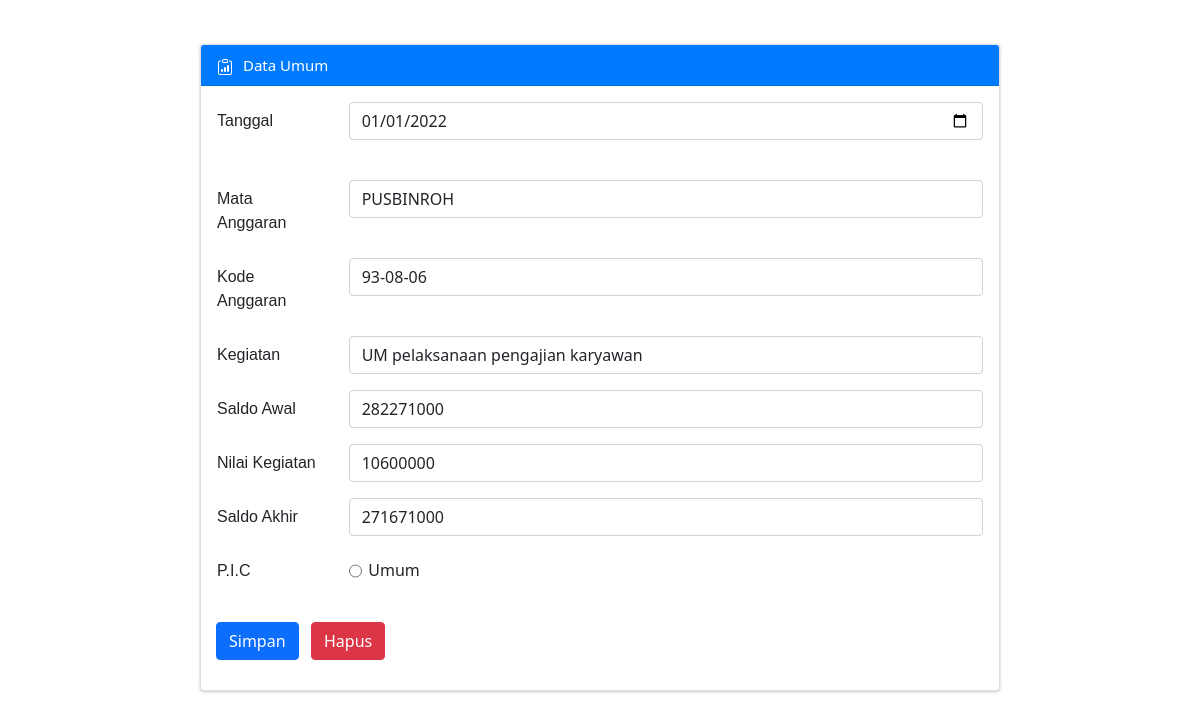
Page /pages/user/inputdataumum.php?op=edit&id=35 (signed in) on the committed database.
### tables this page shows
CREATE TABLE `rekapitulasi` (
  `id` int(40) NOT NULL,
  `tanggal` date NOT NULL,
  `mataanggaran` varchar(250) NOT NULL,
  `kodeanggaran` varchar(250) NOT NULL,
  `nilaikegiatan` varchar(250) NOT NULL,
  `kegiatan` varchar(1000) NOT NULL,
  `saldoawal` varchar(250) NOT NULL,
  `saldoakhir` varchar(250) NOT NULL,
  `pic` enum('HPP','Umum') NOT NULL
);

### pages/user/inputdataumum.php (the view, shortened to what this page needs)
<?php
$host       = "localhost";
$user       = "root";
$pass       = "";
$db         = "sistem";
$koneksi    = mysqli_connect($host, $user, $pass, $db);
$tanggal        = "";
$mataanggaran   = "";
$kodeanggaran   = "";
$nilaikegiatan  = "";
$kegiatan       = "";
$saldoawal      = "";
$saldoakhir     = "";
if (isset($_GET['op'])) {
    $op = $_GET['op'];
} else {
    $op = "";
}
if ($op == 'edit') {
    $id         = $_GET['id'];
    $sql1       = "select * from rekapitulasi where id = '$id'";
    $q1         = mysqli_query($koneksi, $sql1);
    $r1         = mysqli_fetch_array($q1);
    $tanggal       = $r1['tanggal'];
    $mataanggaran       = $r1['mataanggaran'];
    $kodeanggaran     = $r1['kodeanggaran'];
    $nilaikegiatan  = $r1['nilaikegiatan'];
    $saldoawal  = $r1['saldoawal'];
    $kegiatan   = $r1['kegiatan'];
    $saldoakhir =$r1['saldoakhir'];
}
?>
<!DOCTYPE html>
<html lang="en">
<head>
  <link rel="stylesheet" type="text/css" href="../../assets/css/inputdata.css">
  <link rel="stylesheet" type="text/css" href="../../assets/css/adminlte.min.css">
    <link href="https://cdn.jsdelivr.net/npm/bootstrap@5.0.0-beta2/dist/css/bootstrap.min.css" rel="stylesheet">
</head>
<body>
    <br>
    <section class="content">
        <div class="mx-auto">
        <div class="card card-primary">
            <div class="card-header">
              <span style="margin-left: 10px; padding-top: 10px; font-size: 15px;">Data Umum</span>
            </div>
            <div class="card-body">
                <form action="" method="POST">
                   <div class="mb-3 row">
                        <label for="tanggal" class="col-sm-2 col-form-label" style="font-family: Arial; font-weight: 500;">Tanggal</label>
                        <div class="col-sm-10">
                            <input type="date" class="form-control" id="tanggal" name="tanggal" value="<?php echo $tanggal ?>">
                        </div>
                    </div>
                    <br>
                    <div class="mb-3 row">
                        <label for="mataanggaran" class="col-sm-2 col-form-label" style="font-family: Arial; font-weight: 400;">Mata Anggaran</label>
                        <div class="col-sm-10">
                            <input type="text" class="form-control" id="mataanggaran" name="mataanggaran" value="<?php echo $mataanggaran ?>">
                        </div>
                    </div>
                    <div class="mb-3 row">
                        <label for="kodeanggaran" class="col-sm-2 col-form-label" style="font-family: Arial; font-weight: 400;">Kode Anggaran</label>
                        <div class="col-sm-10">
                            <input type="text" class="form-control" id="kodeanggaran" name="kodeanggaran" value="<?php echo $kodeanggaran ?>">
                        </div>
                    </div>
                    <div class="mb-3 row">
                        <label for="kegiatan" class="col-sm-2 col-form-label" style="font-family: Arial; font-weight: 400;">Kegiatan</label>
                        <div class="col-sm-10">
                            <input type="text" class="form-control" id="kegiatan" name="kegiatan" value="<?php echo $kegiatan ?>">
                        </div>
                    </div>
                    <div class="mb-3 row">
                        <label for="saldoawal" class="col-sm-2 col-form-label" style="font-family: Arial; font-weight: 400;">Saldo Awal</label>
                        <div class="col-sm-10">
                            <input type="number" class="form-control" id="saldoawal" name="saldoawal" value="<?php echo $saldoawal ?>">
                        </div>
                    </div>
                    <div class="mb-3 row">
                        <label for="nilaikegiatan" class="col-sm-2 col-form-label" style="font-family: Arial; font-weight: 400;">Nilai Kegiatan</label>
                        <div class="col-sm-10">
                            <input type="number" class="form-control number" id="nilaikegiatan" name="nilaikegiatan" value="<?php echo $nilaikegiatan?>">
                        </div>
                    </div>
                    <div class="mb-3 row">
                        <label for="saldoakhir" class="col-sm-2 col-form-label" style="font-family: Arial; font-weight: 400;">Saldo Akhir</label>
                        <div class="col-sm-10">
                            <input type="text" class="form-control" id="saldoakhir" name="saldoakhir" value="<?php echo $saldoakhir?>">
                        </div>
                    </div>
                    <div class="mb-3 row">
                        <label for="pic" class="col-sm-2 col-form-label" style="font-family: Arial; font-weight: 400;">P.I.C</label>
                        <div class="col-sm-10">
                            <input type="radio" class="rounded-circle h-100" id="pic" name="pic" style="margin-left: 0%;" value="Umum">
                            <span style="position: absolute; padding-top: 6px; margin-left: 1%;">Umum</span>
                        </div>
                    </div>
                    </div>
                    <a href="">
                    <div class="col-0">
                        <input type="submit" name="simpan" id="simpan"  value="Simpan" class="btn btn-primary" style="position: absolute; margin-left: 15px;"/>
                        <button type="button" class="btn btn-danger" style="margin-left: 110px; margin-bottom: 30px;">Hapus</button>
                    </div>
                    </a>
              </div>
            </div>
        </section>
     </body>
</html>

### pages/user/inputdataumum.php (style rules this page uses)
.mx-auto { width: 800px }
.card { margin-top: 20px; }

### rows in the picture
rekapitulasi: tanggal "01/01/2022", mataanggaran "PUSBINROH", kodeanggaran "93-08-06", kegiatan "UM pelaksanaan pengajian karyawan", saldoawal "282271000", nilaikegiatan "10600000", saldoakhir "271671000"
